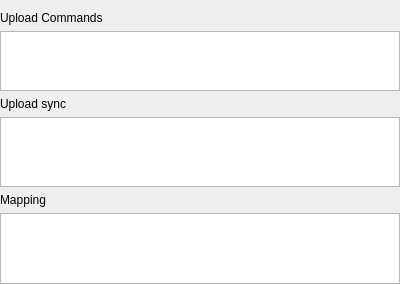
<?xml version="1.0" encoding="UTF-8"?>
<ui version="4.0">
 <class>SFTPFormDirSettingUi</class>
 <widget class="QWidget" name="SFTPFormDirSettingUi">
  <property name="geometry">
   <rect>
    <x>0</x>
    <y>0</y>
    <width>400</width>
    <height>284</height>
   </rect>
  </property>
  <property name="windowTitle">
   <string>Form</string>
  </property>
  <layout class="QVBoxLayout" name="verticalLayout">
   <property name="leftMargin">
    <number>0</number>
   </property>
   <property name="rightMargin">
    <number>0</number>
   </property>
   <property name="bottomMargin">
    <number>0</number>
   </property>
   <item>
    <widget class="QLabel" name="label_2">
     <property name="minimumSize">
      <size>
       <width>100</width>
       <height>0</height>
      </size>
     </property>
     <property name="maximumSize">
      <size>
       <width>16777215</width>
       <height>16777215</height>
      </size>
     </property>
     <property name="text">
      <string>Upload Commands</string>
     </property>
     <property name="alignment">
      <set>Qt::AlignLeading|Qt::AlignLeft|Qt::AlignVCenter</set>
     </property>
    </widget>
   </item>
   <item>
    <widget class="QTextEdit" name="commandTextEdit">
     <property name="minimumSize">
      <size>
       <width>0</width>
       <height>60</height>
      </size>
     </property>
     <property name="maximumSize">
      <size>
       <width>16777215</width>
       <height>60</height>
      </size>
     </property>
    </widget>
   </item>
   <item>
    <widget class="QLabel" name="label">
     <property name="minimumSize">
      <size>
       <width>100</width>
       <height>0</height>
      </size>
     </property>
     <property name="maximumSize">
      <size>
       <width>16777215</width>
       <height>16777215</height>
      </size>
     </property>
     <property name="baseSize">
      <size>
       <width>80</width>
       <height>0</height>
      </size>
     </property>
     <property name="text">
      <string>Upload sync</string>
     </property>
     <property name="alignment">
      <set>Qt::AlignLeading|Qt::AlignLeft|Qt::AlignVCenter</set>
     </property>
    </widget>
   </item>
   <item>
    <widget class="ady::DirMappingView" name="localTreeView">
     <property name="maximumSize">
      <size>
       <width>16777215</width>
       <height>100</height>
      </size>
     </property>
     <property name="editTriggers">
      <set>QAbstractItemView::CurrentChanged|QAbstractItemView::DoubleClicked|QAbstractItemView::EditKeyPressed|QAbstractItemView::SelectedClicked</set>
     </property>
     <property name="selectionMode">
      <enum>QAbstractItemView::SingleSelection</enum>
     </property>
     <property name="rootIsDecorated">
      <bool>false</bool>
     </property>
     <property name="itemsExpandable">
      <bool>false</bool>
     </property>
    </widget>
   </item>
   <item>
    <widget class="QLabel" name="re">
     <property name="minimumSize">
      <size>
       <width>100</width>
       <height>0</height>
      </size>
     </property>
     <property name="maximumSize">
      <size>
       <width>16777215</width>
       <height>16777215</height>
      </size>
     </property>
     <property name="baseSize">
      <size>
       <width>80</width>
       <height>0</height>
      </size>
     </property>
     <property name="text">
      <string>Mapping</string>
     </property>
     <property name="alignment">
      <set>Qt::AlignLeading|Qt::AlignLeft|Qt::AlignVCenter</set>
     </property>
    </widget>
   </item>
   <item>
    <widget class="ady::DirMappingView" name="remoteTreeView">
     <property name="maximumSize">
      <size>
       <width>16777215</width>
       <height>100</height>
      </size>
     </property>
     <property name="editTriggers">
      <set>QAbstractItemView::CurrentChanged|QAbstractItemView::EditKeyPressed|QAbstractItemView::SelectedClicked</set>
     </property>
     <property name="rootIsDecorated">
      <bool>false</bool>
     </property>
     <property name="itemsExpandable">
      <bool>false</bool>
     </property>
    </widget>
   </item>
  </layout>
 </widget>
 <customwidgets>
  <customwidget>
   <class>ady::DirMappingView</class>
   <extends>QTreeView</extends>
   <header location="global">components/DirMappingView.h</header>
  </customwidget>
 </customwidgets>
 <resources/>
 <connections/>
</ui>
